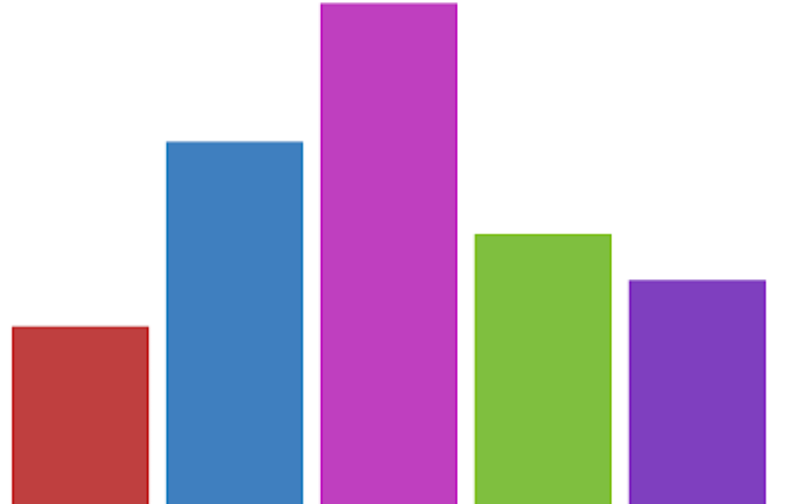
#> input picture cropped.png, 785 x 504 px
$ python -i edge.py   (imports and definitions only)
#> lines starting #> are read from the running program, lines starting #| are printed output that depends on the picture
### points.py

import numpy as np
import cv2

def p_detect():
    font = cv2.FONT_HERSHEY_COMPLEX
    img2 = cv2.imread('abc.png', cv2.IMREAD_COLOR)
    img3= cv2.imread('abc.png', cv2.IMREAD_GRAYSCALE)
    _, threshold = cv2.threshold(img3, 110, 255, cv2.THRESH_BINARY)
    contours, _= cv2.findContours(threshold, cv2.RETR_TREE,
                                cv2.CHAIN_APPROX_SIMPLE)
    art=[]
    for cnt in contours :

        approx = cv2.approxPolyDP(cnt, 0.009 * cv2.arcLength(cnt, True), True)
        n = approx.ravel()
        i = 0
        for j in n :
            if(i % 2 == 0):
                x = n[i]
                y = n[i + 1]
                #string = str(x) + " " + str(y)
                art.append([x,y])
                #cv2.putText(img2, string, (x, y),  font, 0.5, (225,240,0))
            i = i + 1
    #cv2.imshow('image2', img2)
    #if cv2.waitKey(0) & 0xFF == ord('q'):
        #cv2.destroyAllWindows()
    hgt=[]
    w=[]
    for i in range(0,len(art)):
        hgt.append(art[i][1])
    y_max=max(hgt)
    for i in range(0,len(hgt),6):
        w.append(abs(hgt[i]-y_max))
    #print(w)
    return w

### edge.py

import cv2
import numpy as np
import points
def scan():
	n = cv2.imread('cropped.png',1)
#> n is the input picture: shape (504, 785, 3); mean B, G, R 200.8, 172.3, 193.6
	#rgb_img=cv2.cvtColor(n,cv2.COLOR_BGR2RGB)
	cap=cv2.cvtColor(n,cv2.COLOR_BGR2RGB)
	#cap=cv2.resize(rgb_img,(1000,700))
	#cap=cv2.resize(rgb_img,(1000,700))
	hsv = cv2.cvtColor(cap, cv2.COLOR_BGR2HSV)
#> hsv: shape (504, 785, 3); mean H, S, V 56.9, 91.9, 220.9
	lower_red = np.array([30,150,50])
	upper_red = np.array([255,255,180])
	mask = cv2.inRange(hsv, lower_red, upper_red)
#> mask: shape (504, 785); every value is 0
	res = cv2.bitwise_and(cap,cap, mask= mask)
#> res: shape (504, 785, 3); every value is 0
	#cv2.imshow('Original',cap)
	edges = cv2.Canny(cap,100,200)
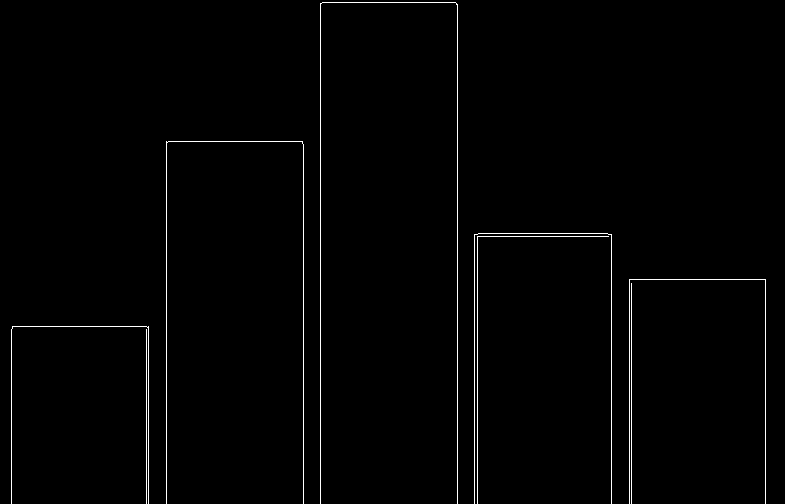
#> edges: shape (504, 785); 1.1% white in thin lines or dots
	cv2.imwrite('abc.png',edges)
	#cap.release()
	l = points.p_detect()
#> in p_detect, `img2 = cv2.imread('abc.png', cv2.IMREAD_COLOR)`: img2: shape (504, 785, 3); 1.1% white in thin lines or dots
#> in p_detect, `contours, _= cv2.findContours(threshold, cv2.RETR_TREE, cv2.CHAIN_APPR..`: contours = 8 contours, all with area under 20
#> the loop in p_detect, `for cnt in contours : ` made 8 passes
#> n on passes 1 to 8: [146, 329, 146, 503], [12, 326, 11, 503, 13, 326, 148, 328, 148, 503, 148, 326], [631, 283, 631, 503], [629, 279, 629, 503, 630, 279, 765, 280, 765, 503, 765, 279], [608, 236, 477, 236, 477, 503, 477, 237], [474, 234, 474, 503, 478, 233, 611, 235, 611, 503, 611, 234], [166, 141, 166, 503, 168, 141, 303, 144, 303, 503, 302, 141], [322, 2, 320, 503, 322, 2, 457, 5, 457, 503, 457, 4]
#> after the loop in p_detect, `for cnt in contours :`: art = 38 pairs, first value 11 to 765, second value 2 to 503
#> the loop in p_detect, `for i in range(0,len(art)):` made 38 passes
#> after the loop in p_detect, `for i in range(0,len(art)):`: hgt = 38 values, max 503 at index 1, min 2 at index 32, mean 310.5
#> in p_detect, `y_max=max(hgt)`: y_max = 503
#> the loop in p_detect, `for i in range(0,len(hgt),6):` made 7 passes
#> i on passes 2 to 7: 6, 12, 18, 24, 30, 36
#> after the loop in p_detect, `for i in range(0,len(hgt),6):`: w = [174, 0, 224, 0, 0, 0, 0]
#> l = [174, 0, 224, 0, 0, 0, 0]
	#cv2.destroyAllWindows()
	return l


>>> result = scan()
#> result = [174, 0, 224, 0, 0, 0, 0]
